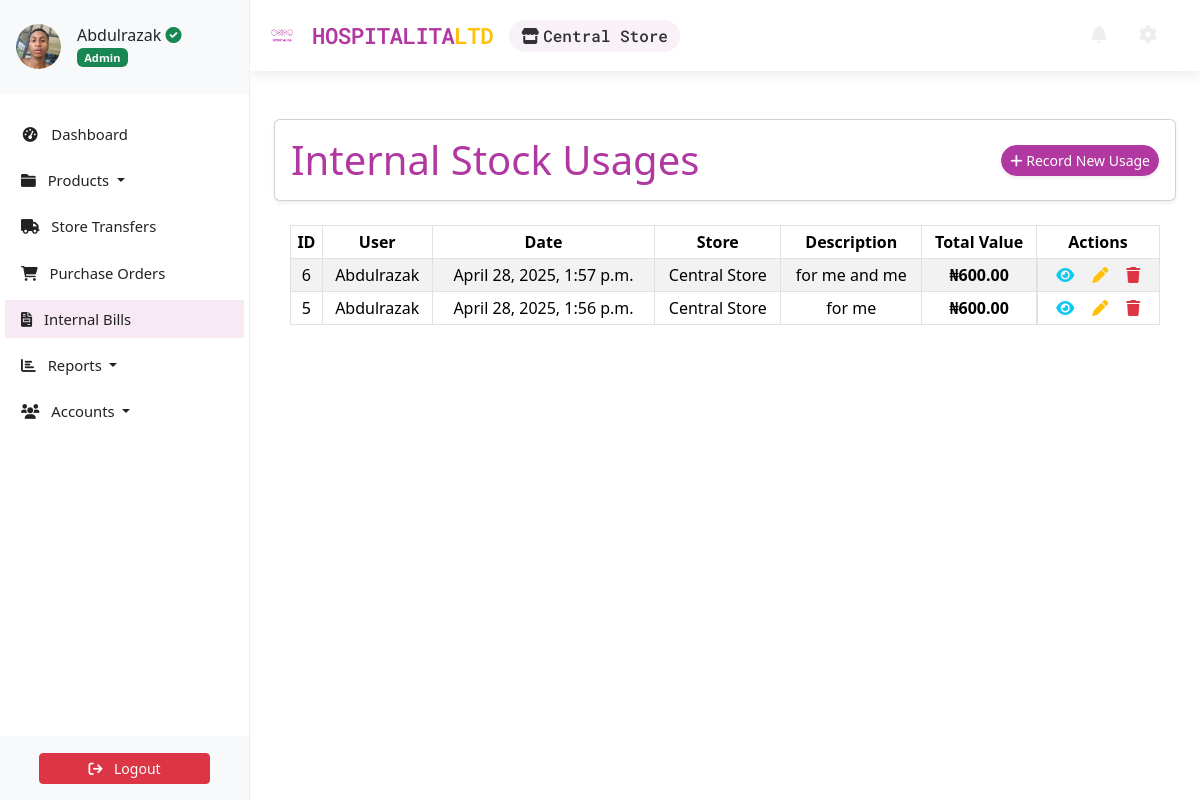
Page /bills/usages/ (signed in) on the committed database.
### accounts/models.py (models this page shows, shortened)
class Profile(AbstractBaseUser, PermissionsMixin):
    email = models.EmailField(unique=True, max_length=150)
    first_name = models.CharField(max_length=30, blank=True)
    last_name = models.CharField(max_length=30, blank=True)
    telephone = PhoneNumberField(null=True, blank=True)
    store = models.ForeignKey('store.Store', on_delete=models.CASCADE, null=True, blank=True, related_name='user')
    profile_picture = ProcessedImageField(
        default='profile_pics/default.jpg',
        upload_to='profile_pics',
        format='JPEG',
        processors=[ResizeToFill(150, 150)],
        options={'quality': 100}
    )
    status = models.CharField(max_length=12, choices=STATUS_CHOICES, default='INA')
    role = models.CharField(max_length=12, choices=ROLE_CHOICES, blank=True, null=True)
    slug = AutoSlugField(unique=True, populate_from='email')
    date_joined = models.DateTimeField(auto_now_add=True,  blank=True, null=True)
    last_login = models.DateTimeField(null=True, blank=True)
    is_active = models.BooleanField(default=True)
    is_staff = models.BooleanField(default=False)  # required by admin
    objects = ProfileManager()
    USERNAME_FIELD = 'email'
    REQUIRED_FIELDS = []  # optional: add first_name, last_name
    class Meta:
        verbose_name = 'Profile'
        verbose_name_plural = 'Profiles'

### store/models.py (models this page shows, shortened)
class Store(models.Model):
    name = models.CharField(max_length=100)
    address = models.TextField(blank=True)
    contact_number = models.CharField(max_length=15, blank=True)
    central = models.BooleanField(default=False)  # Indicates the central store (admin's primary)

### bills/models.py (models this page shows, shortened)
class InternalUsage(models.Model):
    user = models.ForeignKey(settings.AUTH_USER_MODEL, on_delete=models.CASCADE)
    date = models.DateTimeField(auto_now_add=True)
    store = models.ForeignKey(Store, on_delete=models.CASCADE)
    description = models.CharField(max_length=255, blank=True, null=True)
    slug = models.SlugField(unique=True, blank=True)
    @property
    def total_value(self):
        return sum(detail.total_price for detail in self.details.all())

class UsageDetail(models.Model):
    usage = models.ForeignKey(InternalUsage, on_delete=models.CASCADE, related_name='details')
    item = models.ForeignKey(Item, on_delete=models.CASCADE)
    quantity = models.PositiveIntegerField()
    price_per_item = models.DecimalField(max_digits=10, decimal_places=2)
    total_price = models.DecimalField(max_digits=10, decimal_places=2)

### bills/views.py (the view)
# urls.py: path('usages/', InternalUsageListView.as_view(), name='usage_list'),
class InternalUsageListView(LoginRequiredMixin, ListView):
    model = InternalUsage
    template_name = 'bills/usage_list.html'
    context_object_name = 'usages'
    paginate_by = 10
    def get_queryset(self):
        qs = super().get_queryset()
        if not self.request.user.is_superuser:
            qs = qs.filter(store=self.request.user.store)
        return qs.order_by('-date')

### store/context_processors.py (called while the page is built)
def unread_alerts_count(request):
    if request.user.is_authenticated:
        current_store = request.user.store
        count = StockAlert.objects.filter(store_inventory__store=current_store, is_read=False).count()
        return {'unread_alerts_count': count}
    return {'unread_alerts_count': 0}

### bills/templates/bills/usage_list.html (shortened to what this page needs)
{% extends "store/base.html" %}
{% block content %}
<div class="container my-4">
    <div class="card shadow-sm rounded p-3">
        <div class="row align-items-center">
            <div class="col-md-6">
                <h4 class="display-6 mb-0 text-brand">Internal Stock Usages</h4>
            </div>
            <div class="col-md-6 d-flex justify-content-end gap-2">
                <a class="btn btn-brand btn-sm rounded-pill shadow-sm" href="{% url 'usage_create' %}">
                    <i class="fa-solid fa-plus"></i> Record New Usage
                </a>
            </div>
        </div>
    </div>
    <div class="container px-3 mt-4">
        <table class="table table-bordered table-striped table-hover table-sm">
            <thead class="thead-light">
                <tr>
                    <th>ID</th>
                    <th>User</th>
                    <th>Date</th>
                    <th>Store</th>
                    <th>Description</th>
                    <th>Total Value</th>
                    <th>Actions</th>
                </tr>
            </thead>
            <tbody>
                {% for usage in usages %}
                <tr>
                    <td>{{ usage.id }}</td>
                    <td>{{ usage.user.first_name }}</td>
                    <td>{{ usage.date }}</td>
                    <td>{{ usage.store.name }}</td>
                    <td>{{ usage.description }}</td>
                    <td class="fw-bold">₦{{ usage.total_value }}</td>
                    <td class="action-icons d-flex justify-content-center align-items-center gap-2 px-1">
                        <a class="text-info" href="{% url 'usage_detail' usage.slug %}" title="View Details">
                            <i class="fa-solid fa-eye"></i>
                        </a>
                        <a class="text-warning" href="{% url 'usage_update' usage.slug %}" title="Edit">
                            <i class="fa-solid fa-pen"></i>
                        </a>
                        {% if user.is_superuser %}
                        <a class="text-danger" href="{% url 'usage_delete' usage.slug %}" title="Delete">
                            <i class="fa-solid fa-trash"></i>
                        </a>
                        {% endif %}
                    </td>
                </tr>
                {% endfor %}
            </tbody>
        </table>
    </div>
</div>
{% endblock %}

### store/templates/store/base.html (shortened to what this page needs)
<!DOCTYPE html>
<html lang="en">
    <head>
        {% load static %}
        <link href="https://cdn.jsdelivr.net/npm/bootstrap@5.3.3/dist/css/bootstrap.min.css" rel="stylesheet">
        <link rel="stylesheet" type="text/css" href="https://unpkg.com/@webpixels/css@1.1.5/dist/index.css">
        <link rel="stylesheet" href="{% static '/css/style.css' %}" type="text/css">
        <link rel="stylesheet" href="https://cdnjs.cloudflare.com/ajax/libs/font-awesome/5.15.4/css/all.min.css">
    </head>
    <body>
        {% include "store/sidebar.html" %}
        <section id="wrapper">
          <nav class="navbar navbar-expand-md navbar-light">
            <div class="container-fluid">
                <div class="d-flex align-items-center">
                    <a class="navbar-brand" href="{% url 'dashboard' %}" style="color: #b038a0;">
                        <img src="{% static 'images/logo/hospitalialogo.png' %}" alt="Hospitalita Logo" class="navbar-logo">
                        HOSPITALITA<span class="text-warning">LTD</span>
                    </a>
                    {% if request.user.is_authenticated and request.user.store %}
                    <div class="store-display">
                        <i class="fas fa-store me-1"></i>{{ request.user.store.name }}
                    </div>
                    {% endif %}
                </div>
                <div class="collapse navbar-collapse" id="toggle-navbar">
                    <ul class="navbar-nav ms-auto align-items-center">
                        <li class="nav-item me-3">
                            <a class="nav-link position-relative nav-icon" href="{% url 'notifications' %}">
                                <i class="fa fa-bell"></i>
                            </a>
                        </li>
                        <li class="nav-item me-2">
                            <a class="nav-link nav-icon" href="/hospitalita-admin/" title="Admin Dashboard">
                                <i class="fas fa-cog"></i>
                            </a>
                        </li>
                    </ul>
                </div>
            </div>
        </nav>
          <main class="container py-4">
            {% block content %}{% endblock content %}
          </main>
        </section>
    </body>
</html>

### store/templates/store/sidebar.html (shortened to what this page needs)
<link href="https://cdn.jsdelivr.net/npm/bootstrap@5.3.3/dist/css/bootstrap.min.css" rel="stylesheet">
<link href="https://cdnjs.cloudflare.com/ajax/libs/font-awesome/6.0.0-beta3/css/all.min.css" rel="stylesheet">
<aside class="sidebar position-fixed top-0 left-0 overflow-auto h-100 bg-white text-dark" id="show-side-navigation1">
    <div class="sidebar-header d-flex align-items-center px-3 py-4 border-bottom border-light" style="background-color:#f8f9fa ;">
        <div class="d-flex align-items-center text-decoration-none text-dark">
            <img class="rounded-circle img-fluid" id="sidebar-img" width="45" src="{{ request.user.profile_picture.url }}" alt="Profile Picture" />
            <div class="ms-3">
                <h5 class="fs-6 mb-0">
                    {{ request.user.first_name }}{% if request.user.role == 'AD' %} <i class="fa-solid fa-circle-check text-success"></i>{% endif %}
                </h5>
                <span class="badge bg-success text-light">
                    {% if request.user.role == 'AD' %}
                        Admin
                    {% elif request.user.role == 'EX' %}
                        Executive
                    {% else %}
                        Operative
                    {% endif %}
                </span>
            </div>
        </div>
    </div>
    <div class="nav-container">
        <ul class="nav flex-column mt-3">
            <li class="nav-item mb-2">
                <a class="nav-link {% if request.resolver_match.url_name == 'dashboard' %}active{% endif %}" href="{% url 'dashboard' %}">
                    <i class="fa fa-tachometer-alt fa-fw me-2"></i> Dashboard
                </a>
            </li>
            <li class="nav-item mb-2 dropdown">
                <a class="nav-link {% if request.resolver_match.url_name == 'productslist' %}active{% endif %} dropdown-toggle" href="#" id="productsDropdown" role="button" data-bs-toggle="dropdown" aria-expanded="false">
                    <i class="fa fa-folder me-2"></i> Products
                </a>
            </li>
            <li class="nav-item mb-2">
                {% if request.user.store.central %}
                <a class="nav-link {% if request.resolver_match.url_name == 'transfer-create' or request.resolver_match.url_name == 'transferslist' %}active{% endif %}" href="{% url 'transferslist' %}">
                    <i class="fa fa-truck fa-fw me-2"></i> Store Transfers
                </a>
                {% else %}
                <a class="nav-link {% if request.resolver_match.url_name == 'saleslist' %}active{% endif %}" href="{% url 'saleslist' %}">
                    <i class="fa fa-shopping-bag fa-fw me-2"></i> Sales Orders
                </a>
                {% endif %}
            </li>
            <li class="nav-item mb-2">
                <a class="nav-link {% if request.resolver_match.url_name == 'purchaseorderslist' %}active{% endif %}" href="{% url 'purchaseorderslist' %}">
                    <i class="fa fa-shopping-cart me-2"></i> Purchase Orders
                </a>
            </li>
            <li class="nav-item mb-2">
                <a class="nav-link {% if request.resolver_match.url_name == 'usage_list' %}active{% endif %}" href="{% url 'usage_list' %}">
                    <i class="fa-solid fa-file-invoice me-2"></i> Internal Bills
                </a>
            </li>
            <li class="nav-item mb-2 dropdown">
                <a class="nav-link  dropdown-toggle" href="#" id="reportsDropdown" role="button" data-bs-toggle="dropdown" aria-expanded="false">
                    <i class="fa fa-chart-bar me-2"></i> Reports
                </a>
            </li>
            <li class="nav-item mb-2 dropdown">
                <a class="nav-link  dropdown-toggle" href="#" id="accountsDropdown" role="button" data-bs-toggle="dropdown" aria-expanded="false">
                    <i class="fa fa-users me-2"></i> Accounts
                </a>
            </li>
        </ul>
    </div>
    <div class="sidebar-footer position-absolute bottom-0 w-100 text-center py-3 bg-light border-top border-light">
        <form method="post" action="{% url 'user-logout' %}">
            <button type="submit" class="btn btn-danger btn-sm w-75">
                <i class="fa fa-sign-out me-2"></i> Logout
            </button>
        </form>
    </div>
</aside>

### static/css/style.css (style rules this page uses)
:root { --dk-gray-100: #f3f4f6; --dk-gray-200: #e5e7eb; --dk-gray-300: #d1d5db; --dk-gray-400: #9ca3af; --dk-gray-500: #6b7280; --dk-gray-600: #4b5563; --dk-gray-700: #374151; --dk-gray-800: #1f2937; --dk-gray-900: #111827; --dk-dark-bg: #313348; --dk-darker-bg: #2a2b3d; --navbar-bg-color: #6f6486; --sidebar-bg-color: #252636; --sidebar-width: 250px; --sidebar-expanded-width: 230px; --sidebar-collapsed-width: 100px; --sidebar-header-bg: #212529; --dropdown-menu-bg: #495057; --dropdown-item-color: #adb5bd; --dropdown-item-active-bg: #6c757d; --sidebar-separator-bg: #4caf50; --logo-separator-height: 60px; --sidebar-item-height: 50px; --submenu-item-height: 45px; }
* { margin: 0; padding: 0; box-sizing: border-box; }
body { font-family: "Inter", sans-serif; background-color: #fff; }
a { text-decoration: none; }
#wrapper { margin-left: var(--sidebar-width); transition: margin-left 0.3s ease-in-out; }
.sidebar { font-size: 0.925rem; background-color: var(--sidebar-bg-color); width: var(--sidebar-width); transition: width 0.3s ease-in-out; z-index: 9999999; }
.sidebar .sidebar-header { background-color: var(--sidebar-header-bg); border-bottom: 1px solid #2a2b3c; }
.sidebar ul > li > a { color: var(--dk-gray-400); text-decoration: none; }
.navbar { border: none; background-color: var(--navbar-bg-color); }
.navbar .navbar-nav > li > a { color: #eee; line-height: 55px; padding: 0 10px; }
.navbar .navbar-brand { color: #fff; line-height: 55px; padding: 0; }
.navbar > .container .navbar-brand, .navbar > .container-fluid .navbar-brand { margin: 0; }
.navbar .navbar-nav > li > a { float: left; }
.navbar .navbar-nav > li > a > i { font-size: 18px; }

### bills/templates/bills/usage_list.html (style rules this page uses)
.text-brand { color: #b038a0 !important; }
.btn-brand { background-color: #b038a0 !important; border-color: #b038a0 !important; color: white !important; }
.table th, .table td { text-align: center; }
.action-icons a { margin: 0 5px; }

### store/templates/store/base.html (style rules this page uses)
:root { --primary-font: 'Poppins', sans-serif; --secondary-font: 'Roboto Mono', monospace; --brand-color: #b038a0; --accent-color: #b038a0; }
body { font-family: var(--primary-font); line-height: 1.6; }
.navbar-brand { font-family: var(--secondary-font); font-weight: 600; letter-spacing: -0.5px; font-size: 1.4rem !important; display: flex; align-items: center; }
.navbar-logo { height: 40px; margin-right: 10px; vertical-align: middle; width: auto; }
.store-display { font-family: var(--secondary-font); font-weight: 500; color: rgb(52, 49, 49); background: #f8f2f8; padding: 0.25rem 0.75rem; border-radius: 20px; margin-left: 1rem; }
.nav-icon { font-size: 1.2rem; padding: 0.5rem 0.75rem; transition: all 0.3s ease; color: #555; position: relative; }
.navbar-nav { margin-right: 15px; }
#wrapper { padding-top: 0px; }
.navbar { box-shadow: 0 2px 15px rgba(0, 0, 0, 0.1); background: linear-gradient(135deg, #fff, #fff) !important; position: fixed; top: 0; width: 100%; z-index: 1000; }

### store/templates/store/sidebar.html (style rules this page uses)
.sidebar { width: 250px; background-color: #fff; color: #333; position: fixed; top: 0; bottom: 0; display: flex; flex-direction: column; border-right: 1px solid #eee; z-index: 1001; }
.sidebar-header { background-color: #f8f9fa; border-bottom: 1px solid #eee; }
.nav-container { flex: 1; overflow-y: auto; padding: 5px; }
.sidebar .nav-link { color: #222 !important; font-weight: 470; }
.nav-link.active { background-color: rgba(176, 56, 160, 0.1); color: #b038a0; }
.sidebar-footer { background-color: #f8f9fa; text-align: center; padding: 10px; border-top: 1px solid #eee; }

### rows in the picture
Profile: user.profile_picture (picture), user.first_name "Abdulrazak", user.store.name "Central Store"
InternalUsage: id "6", user.first_name "Abdulrazak", date "April 28, 2025, 1:57 p.m.", store.name "Central Store", description "for me and me", total_value "600.00"
InternalUsage: id "5", user.first_name "Abdulrazak", date "April 28, 2025, 1:56 p.m.", store.name "Central Store", description "for me", total_value "600.00"
